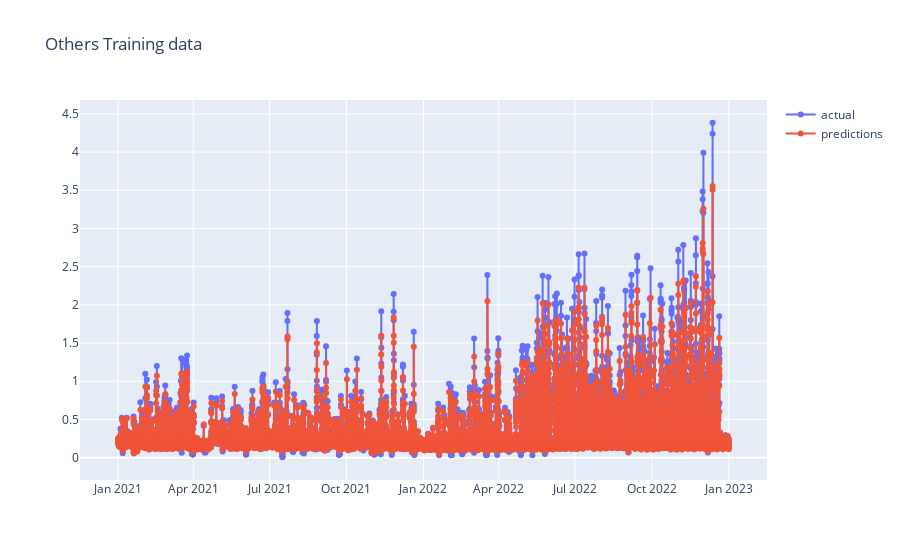

Notebook code for this chart:
### Code cell
plot_predictions(others_predictions_training, title_text="Others Training data")

### Figure 1 — Plotly figure (JSON) as saved in the notebook; plotly's stock layout.template omitted (floating-point values rounded to 4 significant figures; data arrays with more than 128 entries replaced by an {"elided": "..."} marker saying what was removed)
{"data": [{"mode": "lines+markers", "name": "actual", "type": "scatter", "x": {"elided": "17518 str values"}, "y": {"elided": "17518 float values"}}, {"mode": "lines+markers", "name": "predictions", "type": "scatter", "x": {"elided": "17518 str values"}, "y": {"elided": "17518 float values"}}], "layout": {"title": {"text": "Others Training data"}}}
